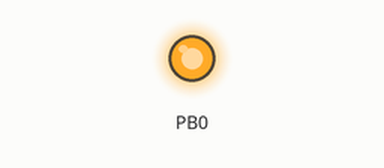
The sketch below on a simulated ATtiny85, built with avr-gcc and run on an emulated ATtiny85. Parts: output pins drawn as LEDs (lit = HIGH).

Above: at 0.5 s.
At 5.0 s:
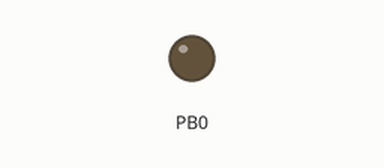
Timing chart, 0 to 6.9 s (numbered marks = the images above):
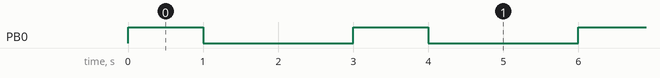

Measured:
- by itself, PB0: alternates HIGH for 1.0 s and LOW for 2.0 s

The sketch:

main.ino
```cpp
// (licence header left out)
void setup()
{
#if defined(ARDUINO_AVR_ATTINY13)
    /* run at 8 Mhz. by default, attiny13 runs at 1/8 clock, or 1 Mhz.
     * with this, you do not have to set fuse bits */
    CLKPR = _BV(CLKPCE);
    CLKPR = 0;
#endif
	pinMode(0, OUTPUT);
}
void loop()
{
	digitalWrite(0, HIGH);
	delay(1000);

	digitalWrite(0, LOW);
	delay(2000);
}
```

main.c
```cpp
#include <avr/io.h>
#include <util/delay.h>

#define LED_PORT PB0

int main(void)
{
#if defined(ARDUINO_AVR_ATTINY13)
    /* run at 8 Mhz. by default, attiny13 runs at 1/8 clock, or 1 Mhz.
     * with this, you do not have to set fuse bits */
    CLKPR = _BV(CLKPCE);
    CLKPR = 0;
#endif
    DDRB |= (1 << LED_PORT);
    while (1) {
        PORTB |= (1 << LED_PORT);
        _delay_ms(1000);
        PORTB &= ~(1 << LED_PORT);
        _delay_ms(2000);
    }
}
```
